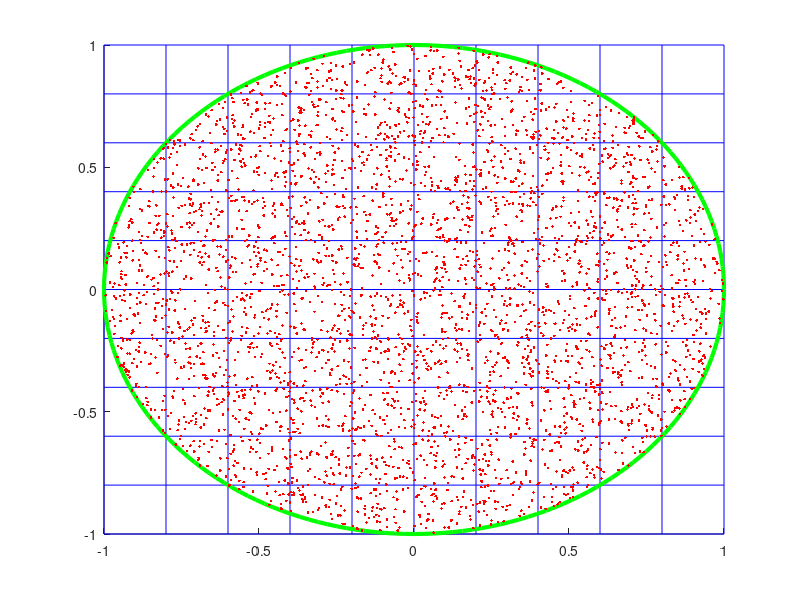

The MATLAB script that drew this image:
numVals = 10;
interval = 2/numVals;

xVals = -1:interval:1;
yVals = -1:interval:1;

[X,Y] = meshgrid(xVals,yVals);

%draw a circle
Theta = 0:pi/100:2*pi;
Xcircle = cos(Theta);
Ycircle = sin(Theta);

hold on
plot(X,Y,'b');
plot(Y,X,'b');
plot(Xcircle,Ycircle,'g','LineWidth',3);

for iteration = 1:50
    randomValsX = rand(size(X)).*interval + X;
    randomValsY = rand(size(Y)).*interval + Y;
    
    squaredDist = randomValsX.^2 + randomValsY.^2;
    
    randomValsX = randomValsX(squaredDist <= 1);
    randomValsY = randomValsY(squaredDist <= 1);

    plot(randomValsX,randomValsY,'r.');
end

hold off